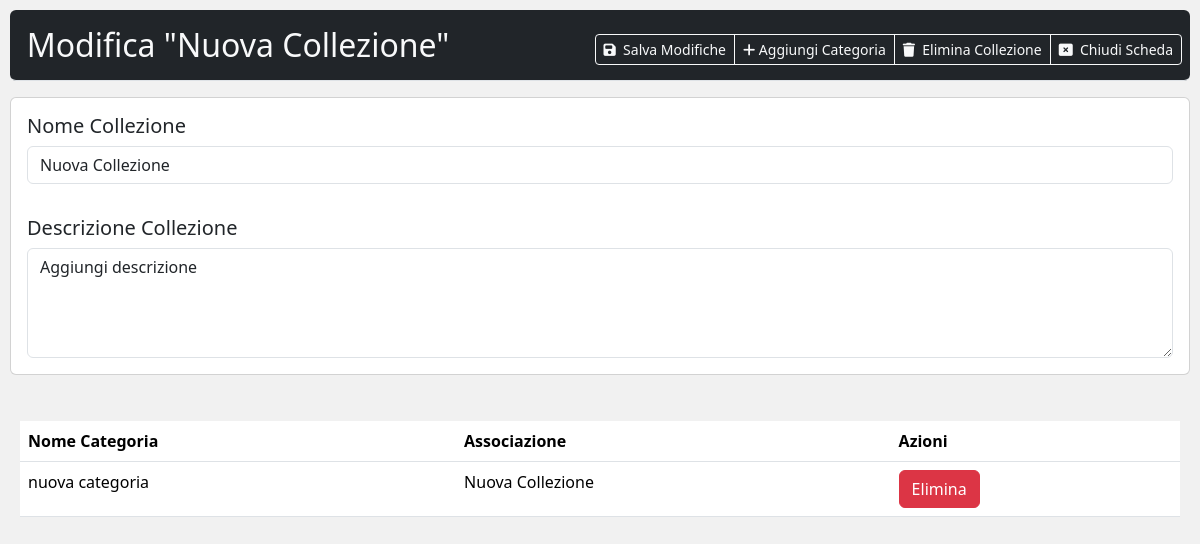
Page /admin/ui-gestisci/collezione_modifica.php?id=1 on the earlier database version.
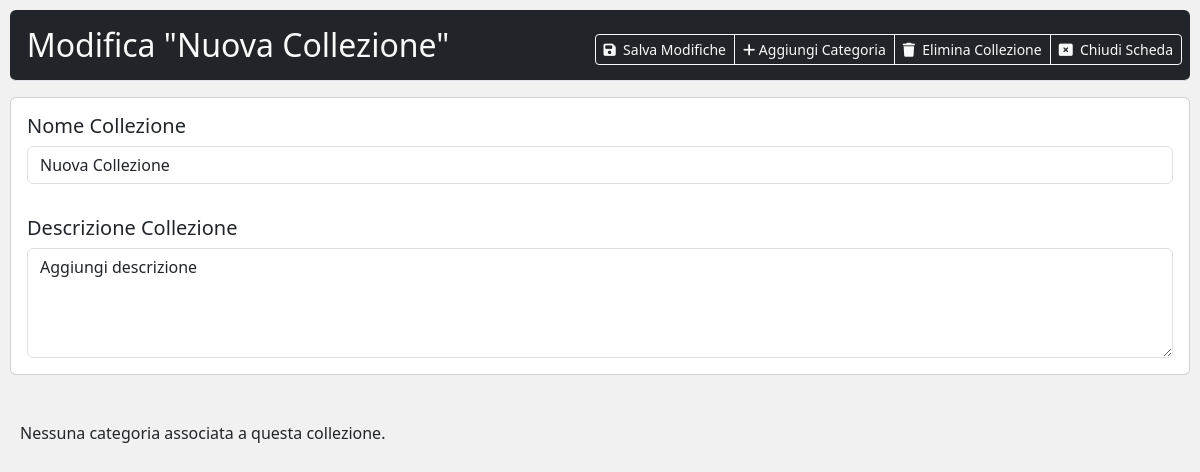
Same page on the later database version.
### tables this page shows
CREATE TABLE `categorie` (
  `id_categoria` int(11) NOT NULL,
  `nome_cat` varchar(255) NOT NULL,
  `associazione` varchar(255) NOT NULL
);

### admin/ui-gestisci/collezione_modifica.php (the view, shortened to what this page needs)
<?php
require '../../app.php';
if (isset($_GET['id']) && is_numeric($_GET['id'])) {
    $id_collezione = $_GET['id'];
    $dettagliCollezione = ottieniDettagliCollezione($id_collezione);
} else {
    header("Location: collezioni.php");
    exit;
}
?>
<!DOCTYPE html>
<html lang="it">
<head>
    <?php include '../materials/head_content.php'; ?>
</head>
<body style="background-color: #f1f1f1;">
<form action="<?php echo $_SERVER['PHP_SELF'] . '?id=' . $id_collezione; ?>" method="POST" style="padding: 10px;">
    <div class="d-flex justify-content-between flex-wrap flex-md-nowrap align-items-center pt-3 pb-2 mb-3 border-bottom bg-dark text-light rounded-2">
        <h1 class="h2">&nbsp;&nbsp;Modifica "<?php echo $dettagliCollezione['nome_c']; ?>"</h1>
        <div class="btn-toolbar mb-2 mb-md-0">
            <div class="btn-group me-2">
                <button type="submit" name="modifica" class="btn btn-sm btn-outline-light"><i class="fa-solid fa-floppy-disk"></i>&nbsp; Salva Modifiche</button>
                <a href='crea_categoria.php?nome_c=<?php echo urlencode($dettagliCollezione['nome_c']); ?>&id_collezione=<?php echo $id_collezione; ?>' class="btn btn-sm btn-outline-light"><i class="fa-solid fa-plus"></i>&nbsp;Aggiungi Categoria</a>
                <button type="button" class="btn btn-sm btn-outline-light" onclick="confirmDeleteCollect()"><i class="fa-solid fa-trash"></i>&nbsp; Elimina Collezione</button>
                <a href="#" class="btn btn-sm btn-outline-light" onclick="exit();"><i class="fa-solid fa-rectangle-xmark"></i>&nbsp; Chiudi Scheda</a>
            </div>
        </div>
    </div>
    <div class="card mb-3">
        <div class="card-body">
            <h5 class="card-title">Nome Collezione</h5>
            <input type="text" class="form-control" id="nome_c" name="nome_c" value="<?php echo $dettagliCollezione['nome_c']; ?>" required>
        </div>
        <div class="card-body">
            <h5 class="card-title">Descrizione Collezione</h5>
            <textarea class="form-control" id="descrizione_c" name="descrizione_c" rows="4" required><?php echo $dettagliCollezione['descrizione_c']; ?></textarea>
        </div>
    </div>
</form>
<div style="padding: 20px;">
<?php
if (isset($dettagliCollezione['nome_c'])) {
    echo visualizzaCategorie($dettagliCollezione['nome_c']);
}
?>
</div>
<?php include '../materials/script.php'; ?>
</body>
</html>

### app.php (shortened to what this page needs)
<?php
function ottieniDettagliCollezione($id_collezione)
{
    require '../../conn.php';
    $query = "SELECT * FROM collezioni WHERE id_collezione = ?";
    $stmt = $conn->prepare($query);
    $stmt->bind_param('i', $id_collezione);
    $stmt->execute();
    $result = $stmt->get_result();
    $dettagliCollezione = $result->fetch_assoc();
    return $dettagliCollezione;
}
function visualizzaCategorie($nomeCollezione)
{
    require '../../conn.php';
    $nomeCollezione = mysqli_real_escape_string($conn, $nomeCollezione);
    $query = "SELECT id_categoria, nome_cat, associazione FROM categorie WHERE associazione = ?";
    $stmt = $conn->prepare($query);
    $stmt->bind_param("s", $nomeCollezione);
    $stmt->execute();
    $result = $stmt->get_result();
    if ($result->num_rows > 0) {
        echo "<table class='table'>";
        echo "<thead>
                <tr>
                    <th>Nome Categoria</th>
                    <th>Associazione</th>
                    <th>Azioni</th>
                </tr>
            </thead>";
        echo "<tbody>";
        while ($row = $result->fetch_assoc()) {
            echo "<tr>
            <td>" . htmlspecialchars($row['nome_cat'], ENT_QUOTES) . "</td>
            <td>" . htmlspecialchars($row['associazione'], ENT_QUOTES) . "</td>
            <td><button onclick='confermaEliminazione(" . $row['id_categoria'] . ")' class='btn btn-danger'>Elimina</button></td>
            </tr>";
        }
        echo "</tbody></table>";
    } else {
        echo "<p>Nessuna categoria associata a questa collezione.</p>";
    }
}

Differences in the rows shown:
removed categorie: nome_cat "nuova categoria", associazione "Nuova Collezione"
Other differences:
text no longer shown: "Nome Categoria Associazione Azioni"
text now shown: "Nessuna categoria associata a questa collezione."
